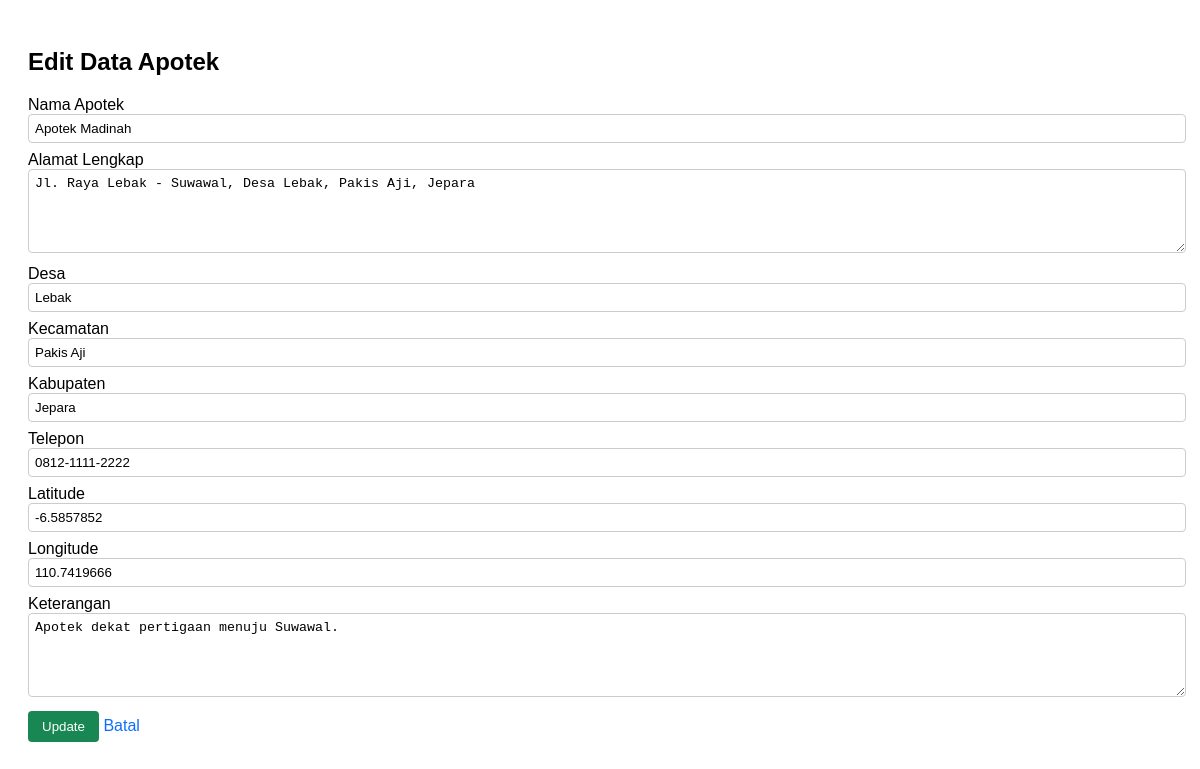
Screenshot of /admin/edit.php?id=2 (signed in) with the database file from the repository.
### tables this page shows
CREATE TABLE `apotek` (
  `id` int(11) NOT NULL,
  `nama_apotek` varchar(150) NOT NULL,
  `alamat` text NOT NULL,
  `desa` varchar(100) NOT NULL,
  `kecamatan` varchar(100) NOT NULL DEFAULT 'Pakis Aji',
  `kabupaten` varchar(100) NOT NULL DEFAULT 'Jepara',
  `telepon` varchar(30) DEFAULT NULL,
  `latitude` decimal(10,7) NOT NULL,
  `longitude` decimal(10,7) NOT NULL,
  `keterangan` text DEFAULT NULL,
  `created_at` timestamp NOT NULL DEFAULT current_timestamp(),
  `updated_at` timestamp NOT NULL DEFAULT current_timestamp() ON UPDATE current_timestamp()
);

### admin/edit.php (the view, shortened to what this page needs)
<?php
require '../config.php';
$id = intval($_GET['id'] ?? 0);
$sql = "SELECT * FROM apotek WHERE id = $id";
$res = mysqli_query($conn, $sql);
$data = mysqli_fetch_assoc($res);
?>
<!DOCTYPE html>
<html lang="id">
<head>
</head>
<body>
<h2>Edit Data Apotek</h2>
<form method="post">
    <label>Nama Apotek</label>
    <input type="text" name="nama_apotek" value="<?= htmlspecialchars($data['nama_apotek']) ?>" required>
    <label>Alamat Lengkap</label>
    <textarea name="alamat" required><?= htmlspecialchars($data['alamat']) ?></textarea>
    <label>Desa</label>
    <input type="text" name="desa" value="<?= htmlspecialchars($data['desa']) ?>" required>
    <label>Kecamatan</label>
    <input type="text" name="kecamatan" value="<?= htmlspecialchars($data['kecamatan']) ?>" required>
    <label>Kabupaten</label>
    <input type="text" name="kabupaten" value="<?= htmlspecialchars($data['kabupaten']) ?>" required>
    <label>Telepon</label>
    <input type="text" name="telepon" value="<?= htmlspecialchars($data['telepon']) ?>">
    <label>Latitude</label>
    <input type="text" name="latitude" value="<?= $data['latitude'] ?>" required>
    <label>Longitude</label>
    <input type="text" name="longitude" value="<?= $data['longitude'] ?>" required>
    <label>Keterangan</label>
    <textarea name="keterangan"><?= htmlspecialchars($data['keterangan']) ?></textarea>
    <button type="submit">Update</button>
    <a href="index.php">Batal</a>
</form>
</body>
</html>

### admin/edit.php (style rules this page uses)
body { font-family: Arial, sans-serif; padding:20px; }
label { display:block; margin-top:8px; }
input[type=text], textarea { width:100%; padding:6px; border:1px solid #ccc; border-radius:4px; }
textarea { height:70px; }
button { margin-top:10px; padding:8px 14px; background:#198754; color:#fff; border:none; border-radius:4px; cursor:pointer; }
a { text-decoration:none; color:#0d6efd; }

### rows the page displays
apotek: nama_apotek "Apotek Madinah", alamat "Jl. Raya Lebak - Suwawal, Desa Lebak, Pakis Aji, Jepara", desa "Lebak", kecamatan "Pakis Aji", kabupaten "Jepara", telepon "0812-1111-2222", latitude "-6.5857852", longitude "110.7419666", keterangan "Apotek dekat pertigaan menuju Suwawal."
